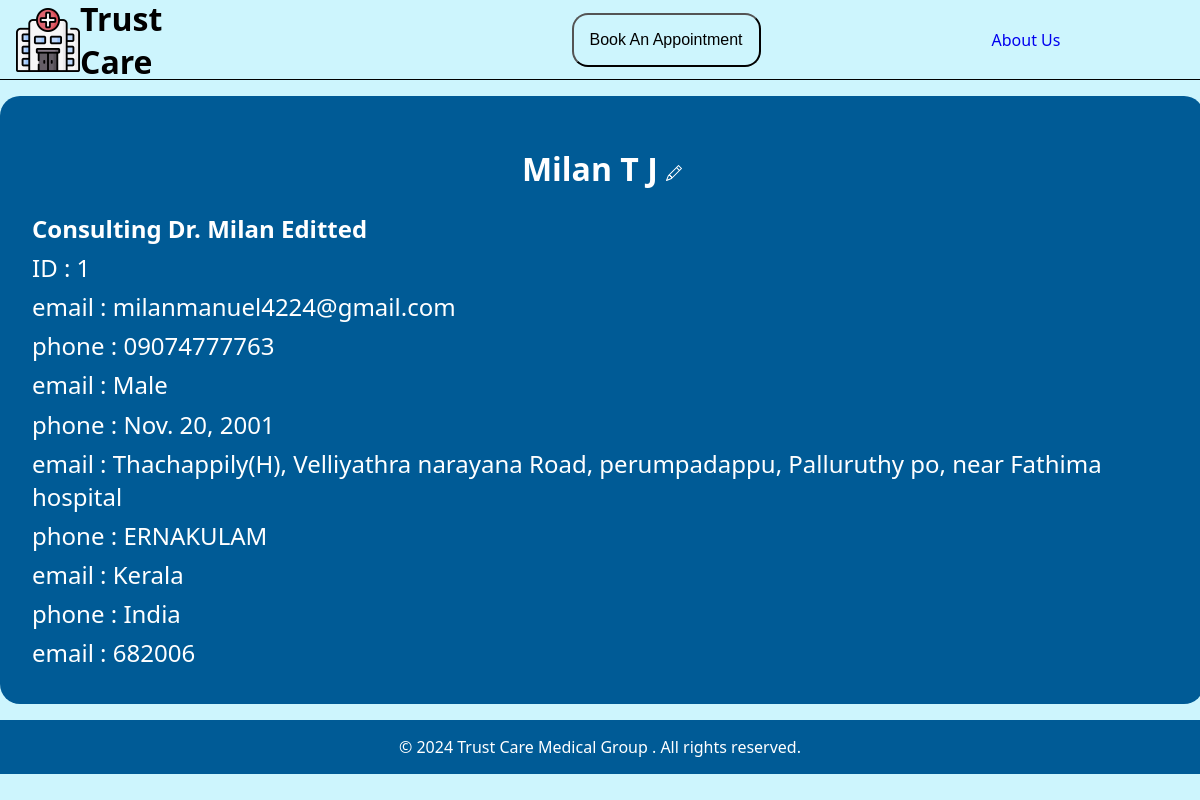
Page /ViewDetails/ (signed in) on the committed database.
### TrustCareMedicalGroup/models.py (models this page shows, shortened)
class Patient(models.Model):
    GENDER_CHOICES = [
        ('Male', 'Male'),
        ('Female', 'Female'),
        ('Other', 'Other'),
    ]
    first_name = models.CharField(max_length=50)
    last_name = models.CharField(max_length=50)
    doctor_id = models.CharField(max_length=50, null=True)
    gender = models.CharField(max_length=10, choices=GENDER_CHOICES)
    date_of_birth = models.DateField()
    phone = models.CharField(max_length=15)
    email = models.EmailField(max_length=100)
    password = models.CharField(max_length=50, null=True)
    address = models.CharField(max_length=255)
    city = models.CharField(max_length=100)
    state = models.CharField(max_length=100)
    country = models.CharField(max_length=100)
    zip_code = models.CharField(max_length=10)

class Doctor(models.Model):
    GENDER_CHOICES = [
        ('Male', 'Male'),
        ('Female', 'Female'),
        ('Other', 'Other'),
    ]
    first_name = models.CharField(max_length=50, null=True)
    last_name = models.CharField(max_length=50, null=True)
    gender = models.CharField(max_length=10, choices=GENDER_CHOICES, default='Not defined')
    date_of_birth = models.CharField(max_length=50, null=True)
    specialization = models.CharField(max_length=50, null=True)
    phone = models.CharField(max_length=50, null=True)
    email = models.CharField(max_length=50, null=True)
    password = models.CharField(max_length=50, null=True)
    status = models.CharField(max_length=50, default='false')

### TrustCareMedicalGroup/views.py (the view)
# urls.py: path('ViewDetails/',views.ViewDetails,name="ViewDetails"),
def ViewDetails(request):
        pid=request.session['id']
        cr = Patient.objects.get(id=pid)
        cq = Doctor.objects.get(id=cr.doctor_id)
        return render(request,'viewprofile.html',{'cm':cr,'cn':cq})

### Template/viewprofile.html (shortened to what this page needs)
{% load static %}
<!DOCTYPE html>
<html lang="en">
<head>
    <link href="{% static 'css/style.css' %}" rel="stylesheet" />
</head>
<body>
    <div class="main">
        <nav class="nav-bar">
            <a class="nav-brand" href="{% url 'home' %}">
                <img src="{% static 'assets/hospital.png' %}" alt="" class="img-brand">
                <p class="brand-txt">Trust Care</p>
            </a>
            <ul class="nav-links  login">
                <li class="nav-item">
                    <button class="btn-book nav-link" href="#">Book An Appointment</button>
                </li>
                <li class="nav-item">
                    <a class="nav-link" href="/AboutUs/">About Us</a>
                </li>
            </ul>
        </nav>
        <main>
            <h1>{{cm.first_name}} {{cm.last_name}}
                <a href="{% url 'EditPatient' cm.id %}" class="edit btn btn-primary">
                </a>
            </h1>
            <h2>Consulting Dr. {{cn.first_name}} {{cn.last_name}}</h2>
            <p class="item">ID : {{cm.id}}</p>
            <p class="item">email : {{cm.email}}</p>
            <p class="item">phone : {{cm.phone}}</p>
            <p class="item">email : {{cm.gender}}</p>
            <p class="item">phone : {{cm.date_of_birth}}</p>
            <p class="item">email : {{cm.address}}</p>
            <p class="item">phone : {{cm.city}}</p>
            <p class="item">email : {{cm.state}}</p>
            <p class="item">phone : {{cm.country}}</p>
            <p class="item">email : {{cm.zip_code}}</p>
        </main>
        <footer>
            <p>&copy; 2024 Trust Care Medical Group . All rights reserved.</p>
        </footer>
    </div>
</body>
</html>

### static/css/style.css (style rules this page uses)
* { margin: 0; padding: 0; }
@media only screen and (min-width: 1025px) { html { font-size: 100%; } }
body { background-color: #CDF5FD !important; font-family: system-ui, -apple-system, BlinkMacSystemFont, 'Segoe UI', Roboto, Oxygen, Ubuntu, Cantarell, 'Open Sans', 'Helvetica Neue', sans-serif; }
a { text-decoration: none; }
.main { width: 100%; }
.nav-bar { width: 100%; height: 5rem; display: flex; box-sizing: border-box; padding: 1rem; flex-direction: row; justify-content: space-between; border-bottom: 1px solid #000; }
.nav-brand { width: 14rem; display: flex; flex-direction: row; justify-content: space-between; align-items: center; }
.img-brand { width: 4rem; height: 4rem; }
.brand-txt { font-size: 2rem; font-weight: 700; color: #000; }
.nav-links { width: 45rem; list-style: none; display: flex; flex-direction: row; justify-content: space-around; align-items: center; }
.btn-book { font-size: 1rem; padding: 17px 26px; border-radius: 1rem; background-color: #CDF5FD; transition: font-size .3s ease; }
.nav-link { font-size: 1rem; padding: 1rem; }
footer { background-color: #005b96; color: #fff; text-align: center; padding: 1rem; margin-top: 1rem; }
.form-container-reg .signtxt, h1 { width: 100%; text-align: center; margin: 1rem 0; }

### Template/viewprofile.html (style rules this page uses)
main { background-color: #005b96; color: #fff; width: 95%; height: auto; min-height: 34rem; border: none; border-radius: 20px; margin: auto; margin-top: 1rem; padding: 2rem; display: flex; flex-direction: column; align-items: left; justify-content: space-around; }
.item { font-size: 1.5rem; }
.bi-eye, .bi-pencil { color: #fff; font-size: 1.3rem; }

### rows in the picture
Patient: first_name "Milan", last_name "T J", id "1", email "milanmanuel4224@gmail.com", phone "09074777763", gender "Male", date_of_birth "Nov. 20, 2001", address "Thachappily(H), Velliyathra narayana Road, perumpadappu, Palluruthy po, near Fathima hospital", city "ERNAKULAM", state "Kerala", country "India", zip_code "682006"
Doctor: first_name "Milan", last_name "Editted"
